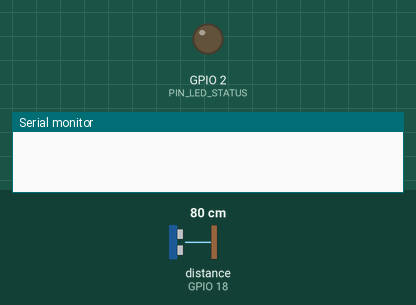
Simulated run of this sketch. Board: ESP32. Parts: output pins drawn as LEDs (lit = HIGH), the last lines printed to the serial monitor. Wiring (inferred from the names in the program): ultrasonic range finder: trigger GPIO 5; echo GPIO 18. The test bench sets the inputs (shaded band); at power-on: distance to the obstacle (sensor on GPIO 18) 80 cm. The echo pulse lasts 58.3 µs per cm; WiFi joins after 1.5 s; servers stay silent unless stated; uploads are accepted with an empty reply; pins used as bus, display or sensor lines are not drawn.

Above: at 0.0 s.
At 2.6 s:
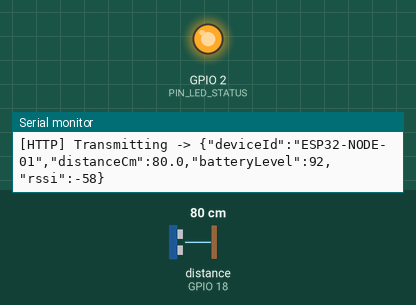
Timing chart, 0 to 4.1 s (numbered marks = the images above):
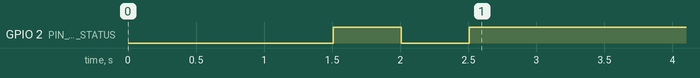

The sketch:

esp32_firmware.ino
```cpp
/*
 * =========================================================================================
 * Project: Automated Commercial Solid Waste Segregation Optimization Dashboard
 * Node Type: ESP32 Ultrasonic Smart Dustbin Telemetry Node
 * Target Sensor: HC-SR04 / JSN-SR04T Waterproof Ultrasonic Sensor
 * Protocol: HTTP REST JSON Telemetry / Optional MQTT
 * =========================================================================================
 *
 * WIRING PINOUT:
 * ESP32 VIN (5V)  <---> HC-SR04 VCC
 * ESP32 GND       <---> HC-SR04 GND
 * ESP32 GPIO 5    <---> HC-SR04 TRIG (10us pulse)
 * ESP32 GPIO 18   <---> HC-SR04 ECHO (Via 1k/2k ohm resistor divider: 5V -> 3.3V logic)
 *
 * =========================================================================================
 */

#include <WiFi.h>
#include <HTTPClient.h>
#include <ArduinoJson.h>

// WiFi Configuration
const char* WIFI_SSID     = "MUNICIPAL_CORP_WIFI";
const char* WIFI_PASSWORD = "CHANGE_ME_PASSWORD";

// Server Configuration
// Change this to your server's LAN IP address or Cloud domain
const char* INGESTION_URL = "http://192.168.1.100:5000/api/v1/sensors/reading";

// Device Identity & Authentication
const char* DEVICE_ID     = "ESP32-NODE-01";
const char* DEVICE_KEY    = "sec_node01_k9f8w2q1"; // Matched from Device Management

// Hardware Pins
const int PIN_TRIG = 5;
const int PIN_ECHO = 18;
const int PIN_LED_STATUS = 2; // Built-in blue LED

// Operational Timers
const unsigned long TELEMETRY_INTERVAL_MS = 15000; // Send telemetry every 15 seconds
unsigned long lastTelemetryTime = 0;

void setup() {
  Serial.begin(115200);
  delay(1000);

  Serial.println("\n[INIT] Municipal Smart Waste ESP32 Node Starting...");
  Serial.printf("[INIT] Device ID: %s\n", DEVICE_ID);

  pinMode(PIN_TRIG, OUTPUT);
  pinMode(PIN_ECHO, INPUT);
  pinMode(PIN_LED_STATUS, OUTPUT);
  digitalWrite(PIN_TRIG, LOW);

  connectWiFi();
}

void connectWiFi() {
  if (WiFi.status() == WL_CONNECTED) return;

  Serial.printf("[WIFI] Connecting to SSID: %s ", WIFI_SSID);
  WiFi.mode(WIFI_STA);
  WiFi.begin(WIFI_SSID, WIFI_PASSWORD);

  int attempts = 0;
  while (WiFi.status() != WL_CONNECTED && attempts < 20) {
    delay(500);
    Serial.print(".");
    digitalWrite(PIN_LED_STATUS, !digitalRead(PIN_LED_STATUS));
    attempts++;
  }

  if (WiFi.status() == WL_CONNECTED) {
    digitalWrite(PIN_LED_STATUS, HIGH);
    Serial.println("\n[WIFI] Connected Successfully!");
    Serial.printf("[WIFI] IP Address: %s\n", WiFi.localIP().toString().c_str());
    Serial.printf("[WIFI] RSSI: %d dBm\n", WiFi.RSSI());
  } else {
    digitalWrite(PIN_LED_STATUS, LOW);
    Serial.println("\n[WIFI] Connection failed. Will retry on next cycle.");
  }
}

// HC-SR04 Distance Measurement in cm
float measureDistanceCm() {
  // Clear trigger
  digitalWrite(PIN_TRIG, LOW);
  delayMicroseconds(2);

  // Send 10us Trigger Pulse
  digitalWrite(PIN_TRIG, HIGH);
  delayMicroseconds(10);
  digitalWrite(PIN_TRIG, LOW);

  // Measure round-trip echo pulse duration (timeout 30,000us = ~5.1 meters)
  long durationUs = pulseIn(PIN_ECHO, HIGH, 30000);

  if (durationUs == 0) {
    Serial.println("[SENSOR] Pulse timeout or ultrasonic sensor disconnected.");
    return -1.0;
  }

  // Speed of sound = 343 m/s = 0.0343 cm/microsecond
  // Distance = (Duration * Speed) / 2
  float distanceCm = (durationUs * 0.0343) / 2.0;
  return distanceCm;
}

void transmitTelemetry(float distanceCm) {
  if (WiFi.status() != WL_CONNECTED) {
    connectWiFi();
    if (WiFi.status() != WL_CONNECTED) return;
  }

  HTTPClient http;
  http.begin(INGESTION_URL);
  http.addHeader("Content-Type", "application/json");
  http.addHeader("X-Device-Id", DEVICE_ID);
  http.addHeader("X-Device-Key", DEVICE_KEY);

  // Approximate battery level or ADC voltage read
  int simulatedBattery = 92;
  int currentRssi = WiFi.RSSI();

  // Create JSON document
  StaticJsonDocument<256> doc;
  doc["deviceId"] = DEVICE_ID;
  doc["distanceCm"] = serialized(String(distanceCm, 1));
  doc["batteryLevel"] = simulatedBattery;
  doc["rssi"] = currentRssi;

  String jsonPayload;
  serializeJson(doc, jsonPayload);

  Serial.printf("[HTTP] Transmitting -> %s\n", jsonPayload.c_str());

  int httpCode = http.POST(jsonPayload);

  if (httpCode > 0) {
    String response = http.getString();
    Serial.printf("[HTTP] Code %d: %s\n", httpCode, response.c_str());
  } else {
    Serial.printf("[HTTP] POST failed, error: %s\n", http.errorToString(httpCode).c_str());
  }

  http.end();
}

void loop() {
  unsigned long now = millis();

  if (now - lastTelemetryTime >= TELEMETRY_INTERVAL_MS || lastTelemetryTime == 0) {
    lastTelemetryTime = now;

    float distance = measureDistanceCm();
    if (distance > 1.0 && distance < 450.0) {
      Serial.printf("[SENSOR] Valid measured distance: %.1f cm\n", distance);
      transmitTelemetry(distance);
    } else {
      Serial.printf("[WARN] Out of bounds or invalid sensor distance: %.1f cm\n", distance);
    }
  }

  delay(50);
}
```
